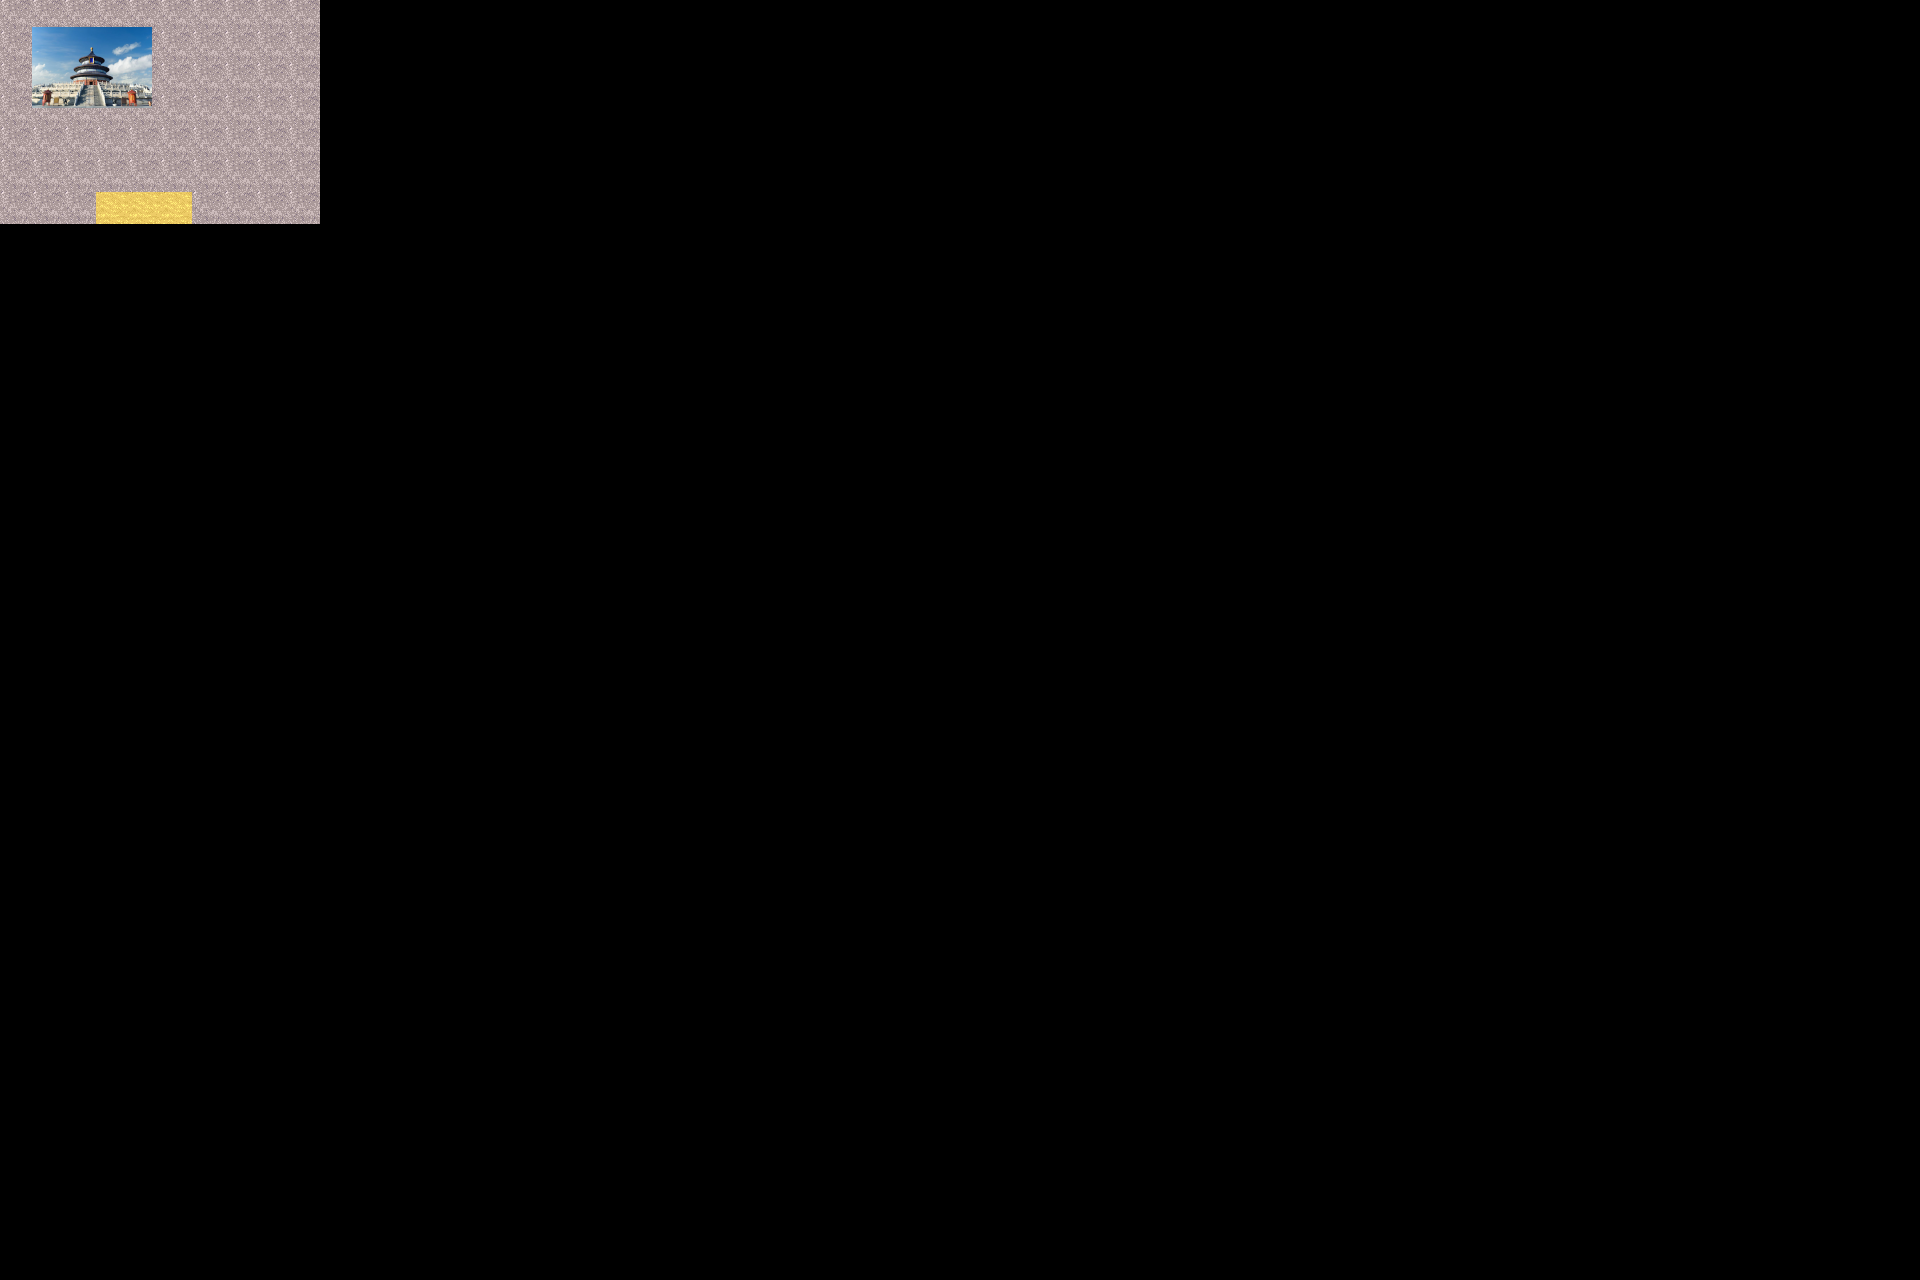

A level layout from a 2D game, rendered from its tile map. Below: a short description, then the map file with tile-grid data replaced by summaries:
An orthogonal 60x40 tile map with 32x32 px tiles, 4 tile layers (background, fringe, object, collision), 2 tilesets and 1 object (event).

<map version="1.10" tiledversion="1.10.1" orientation="orthogonal" renderorder="right-down" width="60" height="40" tilewidth="32" tileheight="32" infinite="0" nextlayerid="8" nextobjectid="2">
 <editorsettings>
  <export target="../../mods/hero_geos/maps/beijing.tm" format="flare" />
 </editorsettings>
 <properties>
  <property name="hero_pos" value="1,1" />
  <property name="tileset" value="tilesetdefs/beijing.txt" />
  <property name="title" value="beijing" />
 </properties>
 <tileset firstgid="1" source="map1.tsx" />
 <tileset firstgid="11" source="sites.tsx" />
 <layer id="1" name="background" width="60" height="40">
  <data>[2400 cells, 70 non-empty, 2 distinct tile ids]</data>
 </layer>
 <layer id="2" name="fringe" width="60" height="40">
  <data>[2400 cells, 1 non-empty, 1 distinct tile ids]</data>
 </layer>
 <layer id="3" name="object" width="60" height="40">
  <data>[2400 cells, 0 non-empty, 0 distinct tile ids]</data>
 </layer>
 <layer id="4" name="collision" width="60" height="40">
  <data>[2400 cells, 0 non-empty, 0 distinct tile ids]</data>
 </layer>
 <objectgroup id="5" name="event">
  <object id="1" name="to yunnan" type="event" x="110" y="206" width="110" height="42">
   <properties>
    <property name="activate" value="on_trigger" />
    <property name="hotspot" value="location" />
    <property name="intermap" value="maps/yunnan.txt" />
    <property name="tooltip" value="to yun nan" />
   </properties>
  </object>
 </objectgroup>
 <objectgroup id="6" name="npc" />
 <objectgroup id="7" name="enemy" />
</map>
